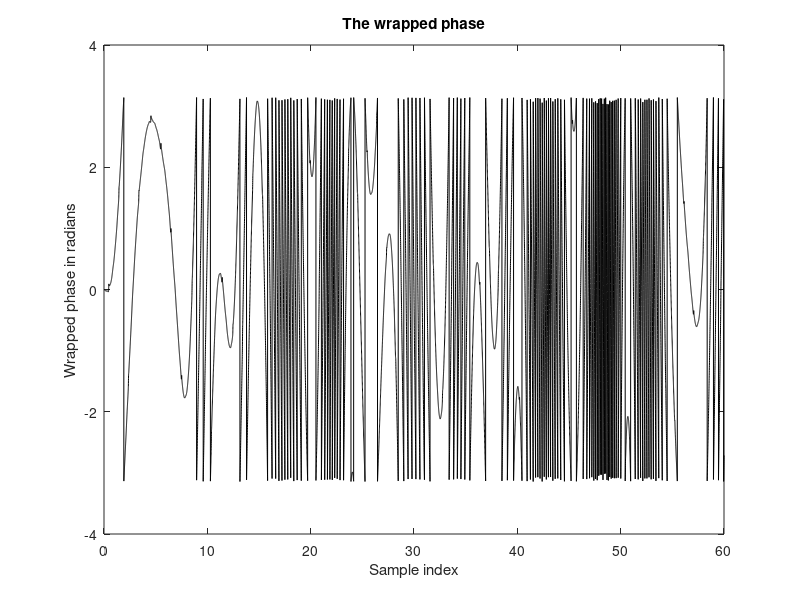
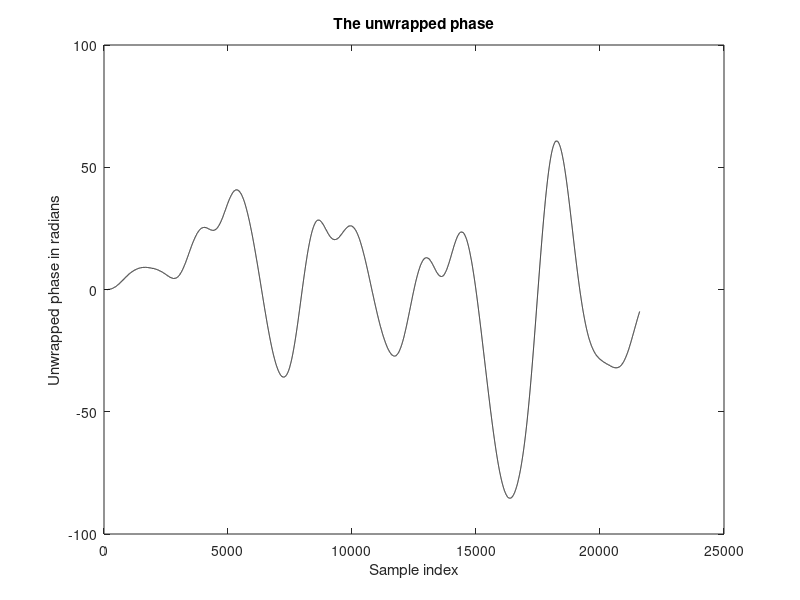

MATLAB code for these plots, in order:
clc;clear all;close all;
load('115m.mat')
sinyal=110+val(1,:);
N=length(sinyal);
fs=360;
t=(1:N)/fs;
frek=(1:N)*fs/N;
Wp=0.1/(fs/2);
Ws=0.9/(fs/2);
Rp=1;
Rs=60;
[n,Ws]=cheb2ord(Wp,Ws,Rp,Rs,'s');
[b,a]=cheby2(n,Rs,Ws);
[phi1,w] = phasez(b,a,N);
hasil=filter(b,a,sinyal);
spektrum1=abs(fft(hasil));
%%% Wraping Manual Signal 
wrap1=atan2(sin(hasil), cos(hasil));
figure(1)
plot(t,wrap1,'k') 
xlabel('Sample index') 
ylabel('Wrapped phase in radians') 
title('The wrapped phase')
%%%
tic   %start measuring the execution time
K=0; 
increments = zeros(size(wrap1)); 
for i=2:length(wrap1) 
    difference = wrap1(i)-wrap1(i-1); 
    if difference > pi 
        K = K - 2*pi; 
    elseif difference < -pi 
        K = K + 2*pi; 
    end 
    increments(i) = K; 
end 
xu = wrap1 + increments;
toc      %finish measuring the execution time 
figure(2)
plot(xu,'k') 
xlabel('Sample index') 
ylabel('Unwrapped phase in radians') 
title('The unwrapped phase')
%%%%Estimasi D
% for i=1:N
%     d(i)=max(xu(i)*fs/(2*pi*frek(i)));
%     dd(i)=round(d(i));
% end

d=max(hasil*fs/(2*pi*frek));

maushifting=-hasil;
xu1=maushifting;

for i=3077:N
    hasil1(i)=xu1(i-3076);
end

for i=1:N
    y(i)=sinyal(i)+xu1(i);
end

w = (fft(sinyal,fs));
z = (fft(xu1,fs));
% Determine the max value and max point.
% This is where the sinusoidal
% is located. See Figure 2.
[mag_x idx_x] = max(abs(w));
[mag_y idx_y] = max(abs(z));
% determine the phase difference
% at the maximum point.
px = angle(w(idx_x));
py = angle(z(idx_y));
phase_lag = py - px
abc = xcorr(sinyal,xu1);
[m,n] = max(abc);
besar_geser = length(sinyal) - n
% temp = xu1(1:besar_geser+1);
% xu1(1:besar_geser) = xu1((besar_geser+1):(2*besar_geser));
% xu1(n:length(sinyal)) = temp;
% xu1 = xu1 - sin(phase_lag);
% 
% figure(3)
% plot(t,sinyal,'k')
% hold on;
% plot(t,xu1,'r')
% plot(t,y,'g')
% legend('sinyal asli','hassil unwrap','sinyal hasil')
% hold off;
% 
% 
% 
% figure(4)
% plot(abc)
% title('Plot Cross Corellation')